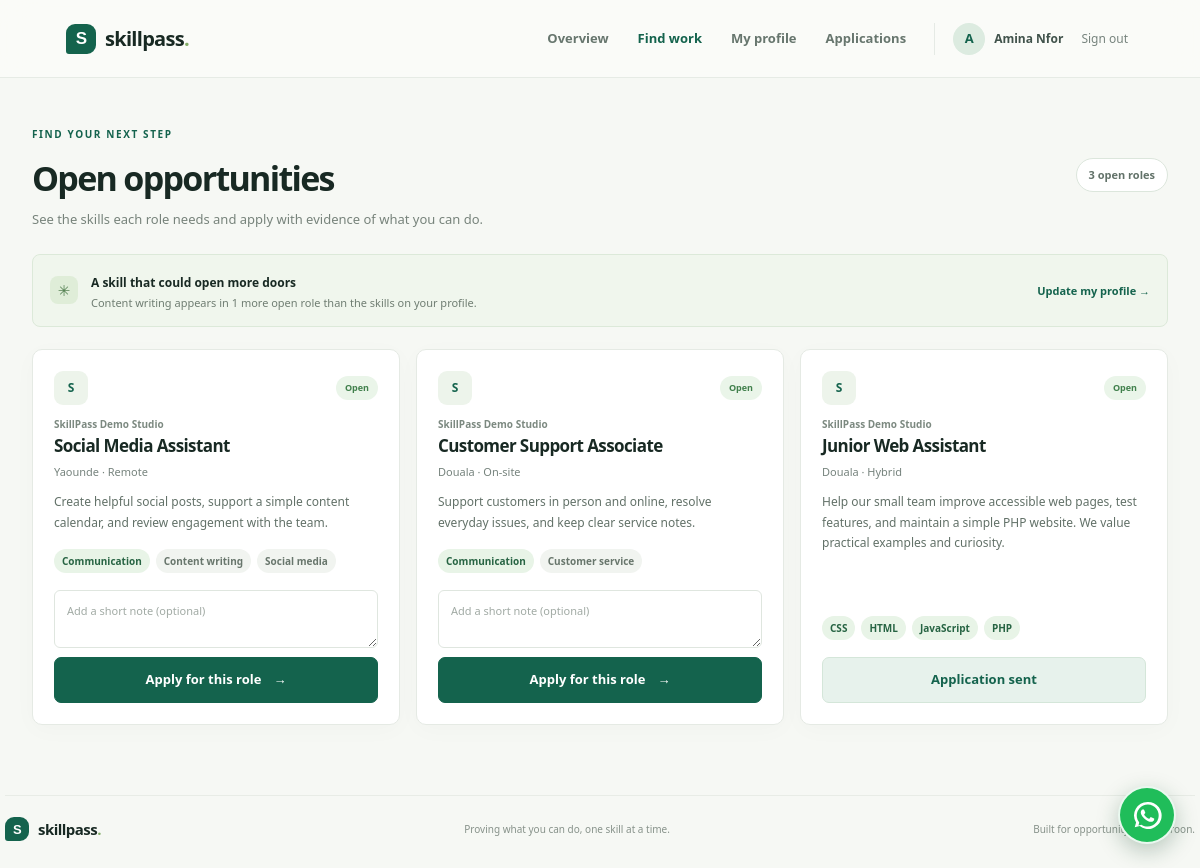
/index.php?page=opportunities (signed in), run on the app's committed database.
### tables this page shows
CREATE TABLE IF NOT EXISTS jobs (
  id BIGINT UNSIGNED NOT NULL AUTO_INCREMENT,
  employer_id BIGINT UNSIGNED NOT NULL,
  title VARCHAR(160) NOT NULL,
  company VARCHAR(160) NOT NULL,
  location VARCHAR(120) NOT NULL,
  work_type ENUM('On-site', 'Hybrid', 'Remote') NOT NULL DEFAULT 'On-site',
  description TEXT NOT NULL,
  status ENUM('open', 'closed') NOT NULL DEFAULT 'open',
  created_at TIMESTAMP NOT NULL DEFAULT CURRENT_TIMESTAMP,
  PRIMARY KEY (id),
  KEY idx_jobs_status_created (status, created_at),
  KEY idx_jobs_employer (employer_id),
  CONSTRAINT fk_jobs_employer FOREIGN KEY (employer_id) REFERENCES users(id) ON DELETE CASCADE
);

### config.php (called while the page is built, shortened)
<?php
$whatsappNumber = '237672828084';
function e(string|int|float|null $value): string
{
    return htmlspecialchars((string) $value, ENT_QUOTES | ENT_SUBSTITUTE, 'UTF-8');
}
function current_user(): ?array
{
    return isset($_SESSION['user']) && is_array($_SESSION['user']) ? $_SESSION['user'] : null;
}

### index.php (the view, shortened to what this page needs)
<?php
require __DIR__ . '/config.php';
$user = current_user();
$page = isset($_GET['page']) && is_string($_GET['page']) ? $_GET['page'] : ($user ? 'dashboard' : 'home');
$user = current_user();
$skillNames = [];
$openJobs = [];
$gapSkill = null;
if ($user && $user['role'] === 'jobseeker') {
    $statement = $pdo->prepare(
        'SELECT s.name FROM user_skills us JOIN skills s ON s.id = us.skill_id WHERE us.user_id = ? ORDER BY s.name'
    );
    $statement->execute([$user['id']]);
    $skillNames = array_column($statement->fetchAll(), 'name');
    $statement = $pdo->prepare(
        "SELECT j.id, j.title, j.company, j.location, j.work_type, j.description, j.created_at,
                u.name AS employer_name,
                (SELECT GROUP_CONCAT(s.name ORDER BY s.name SEPARATOR ', ')
                 FROM job_skills js JOIN skills s ON s.id = js.skill_id WHERE js.job_id = j.id) AS skills,
                EXISTS(SELECT 1 FROM applications a WHERE a.job_id = j.id AND a.jobseeker_id = ?) AS applied
         FROM jobs j JOIN users u ON u.id = j.employer_id
         WHERE j.status = 'open' ORDER BY j.created_at DESC"
    );
    $statement->execute([$user['id']]);
    $openJobs = $statement->fetchAll();
    if ($skillNames) {
        $statement = $pdo->prepare(
            "SELECT s.name, COUNT(DISTINCT js.job_id) AS demand
             FROM job_skills js
             JOIN jobs j ON j.id = js.job_id AND j.status = 'open'
             JOIN skills s ON s.id = js.skill_id
             WHERE s.id NOT IN (
               SELECT us.skill_id FROM user_skills us WHERE us.user_id = ?
             )
             GROUP BY s.id ORDER BY demand DESC, s.name ASC LIMIT 1"
        );
        $statement->execute([$user['id']]);
        $gapSkill = $statement->fetch() ?: null;
    }
}
$isPublic = !$user;
?>
<!doctype html>
<html lang="en">
<head>
    <link rel="stylesheet" href="style.css">
</head>
<body>
<header class="topbar">
    <a class="brand" href="index.php" aria-label="SkillPass home">
        <span class="brand-mark">S</span>
        <span>skillpass<span class="brand-dot">.</span></span>
    </a>
    <?php if ($user): ?>
        <nav class="main-nav" aria-label="Main navigation">
            <?php if ($user['role'] === 'jobseeker'): ?>
                <a class="<?= $page === 'dashboard' ? 'active' : '' ?>" href="index.php">Overview</a>
                <a class="<?= $page === 'opportunities' ? 'active' : '' ?>" href="index.php?page=opportunities">Find work</a>
                <a class="<?= $page === 'profile' ? 'active' : '' ?>" href="index.php?page=profile">My profile</a>
                <a class="<?= $page === 'applications' ? 'active' : '' ?>" href="index.php?page=applications">Applications</a>
            <?php else: ?>
                <a class="<?= $page === 'dashboard' ? 'active' : '' ?>" href="index.php">Overview</a>
                <a class="<?= $page === 'jobs' ? 'active' : '' ?>" href="index.php?page=jobs">My openings</a>
            <?php endif; ?>
        </nav>
        <div class="top-user">
            <span class="avatar"><?= e(mb_strtoupper(mb_substr($user['name'], 0, 1))) ?></span>
            <span class="top-user-name"><?= e($user['name']) ?></span>
            <form method="post" class="logout-form">
                <button class="text-button" type="submit">Sign out</button>
            </form>
        </div>
    <?php endif; ?>
</header>
<main class="<?= $isPublic ? 'public-main' : 'app-main' ?>">
    <?php if (!$user && $page === 'login'): ?>
        <section class="auth-layout">
            <div class="auth-story">
                <span class="eyebrow">WELCOME BACK</span>
                <h1>Your next opportunity starts with what you can do.</h1>
                <p>Sign in to pick up where your skills and evidence left off.</p>
            </div>
            <form class="panel auth-card" method="post">
                <h2>Sign in</h2>
                <p class="muted">Use your SkillPass account to continue.</p>
                <input type="hidden" name="csrf_token" value="<?= e(csrf_token()) ?>">
                <input type="hidden" name="action" value="login">
                <label>Email address<input type="email" name="email" autocomplete="email" required></label>
                <label>Password<input type="password" name="password" autocomplete="current-password" required></label>
                <button class="button button-primary button-full" type="submit">Sign in</button>
                <p class="form-foot">New to SkillPass? <a href="index.php?page=register">Create an account</a></p>
                <div class="demo-hint">Demo accounts: <strong>employer@skillpass.cm</strong>, <strong>amina@skillpass.cm</strong> or <strong>joel@skillpass.cm</strong><br>Password: <strong>Demo123!</strong></div>
            </form>
        </section>
    <?php elseif ($user['role'] === 'jobseeker' && $page === 'opportunities'): ?>
        <div class="page-heading"><div><span class="eyebrow">FIND YOUR NEXT STEP</span><h1>Open opportunities</h1><p>See the skills each role needs and apply with evidence of what you can do.</p></div><span class="count-pill"><?= count($openJobs) ?> open roles</span></div>
        <?php if ($gapSkill): ?><div class="insight-banner"><span class="insight-icon">✳</span><div><strong>A skill that could open more doors</strong><p><?= e($gapSkill['name']) ?> appears in <?= (int) $gapSkill['demand'] ?> more open <?= (int) $gapSkill['demand'] === 1 ? 'role' : 'roles' ?> than the skills on your profile.</p></div><a href="index.php?page=profile">Update my profile →</a></div><?php endif; ?>
        <?php if ($openJobs): ?><div class="job-grid"><?php foreach ($openJobs as $job): ?>
            <article class="panel job-card">
                <div class="job-card-top"><span class="company-mark"><?= e(mb_strtoupper(mb_substr($job['company'], 0, 1))) ?></span><span class="badge badge-green">Open</span></div>
                <p class="company-name"><?= e($job['company']) ?></p><h2><?= e($job['title']) ?></h2><p class="muted"><?= e($job['location']) ?> · <?= e($job['work_type']) ?></p>
                <p><?= e(mb_strimwidth($job['description'], 0, 190, '…')) ?></p>
                <?php if ($job['skills']): ?><div class="tag-list"><?php foreach (explode(', ', $job['skills']) as $skill): ?><span class="tag <?= in_array(strtolower($skill), array_map('strtolower', $skillNames), true) ? 'tag-match' : '' ?>"><?= e($skill) ?></span><?php endforeach; ?></div><?php endif; ?>
                <?php if ($job['applied']): ?><span class="button button-done button-full">Application sent</span><?php else: ?><form method="post" class="apply-form"><textarea id="note-<?= (int) $job['id'] ?>" name="cover_note" rows="2" maxlength="2000" placeholder="Add a short note (optional)"></textarea><button class="button button-primary button-full" type="submit">Apply for this role <span aria-hidden="true">→</span></button></form><?php endif; ?>
            </article>
        <?php endforeach; ?></div><?php else: ?><div class="empty-state"><h2>No open roles yet</h2><p>New opportunities will show here as employers post them.</p></div><?php endif; ?>
    <?php endif; ?>
</main>
<footer class="site-footer"><a class="brand" href="index.php"><span class="brand-mark">S</span><span>skillpass<span class="brand-dot">.</span></span></a><span>Proving what you can do, one skill at a time.</span><span>Built for opportunity in Cameroon.</span></footer>
<a class="whatsapp-float" href="https://wa.me/<?= e($whatsappNumber) ?>?text=<?= e(rawurlencode('Hi SkillPass, I would like to learn more about the platform.')) ?>" target="_blank" rel="noopener noreferrer" aria-label="Chat with SkillPass on WhatsApp" title="Chat with us on WhatsApp">
</a>
</body>
</html>

### data on the page
jobs: company "S", company "SkillPass Demo Studio", title "Social Media Assistant", location "Yaounde", work_type "Remote", description "Create helpful social posts, support a simple content calendar, and review engagement with the team.", skill "Communication", skill "Content writing", skill "Social media", cover_note "Add a short note (optional)"
jobs: company "S", company "SkillPass Demo Studio", title "Customer Support Associate", location "Douala", work_type "On-site", description "Support customers in person and online, resolve everyday issues, and keep clear service notes.", skill "Communication", skill "Customer service", cover_note "Add a short note (optional)"
jobs: company "S", company "SkillPass Demo Studio", title "Junior Web Assistant", location "Douala", work_type "Hybrid", description "Help our small team improve accessible web pages, test features, and maintain a simple PHP website. We value practical examples and curiosity.", skill "CSS", skill "HTML", skill "JavaScript", skill "PHP", shows "Application sent"

### other printed values
mb_strtoupper(mb_substr($user['name'], 0, 1)) "A"
$user['name'] "Amina Nfor"
count($openJobs) "3"
$gapSkill['name'] "Content writing"
$gapSkill['demand'] "1"
